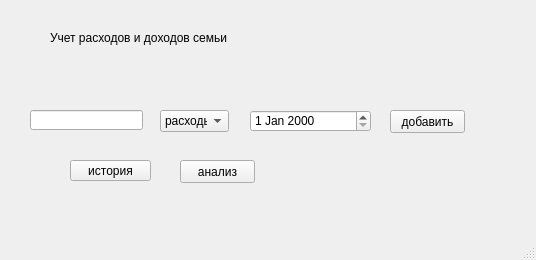
<?xml version="1.0" encoding="UTF-8"?>
<ui version="4.0">
 <class>MainWindow</class>
 <widget class="QMainWindow" name="MainWindow">
  <property name="geometry">
   <rect>
    <x>0</x>
    <y>0</y>
    <width>536</width>
    <height>260</height>
   </rect>
  </property>
  <property name="windowTitle">
   <string>MainWindow</string>
  </property>
  <widget class="QWidget" name="centralwidget">
   <widget class="QLineEdit" name="input_field">
    <property name="geometry">
     <rect>
      <x>30</x>
      <y>110</y>
      <width>113</width>
      <height>20</height>
     </rect>
    </property>
   </widget>
   <widget class="QComboBox" name="list_widget">
    <property name="geometry">
     <rect>
      <x>160</x>
      <y>110</y>
      <width>69</width>
      <height>22</height>
     </rect>
    </property>
    <item>
     <property name="text">
      <string>расходы</string>
     </property>
    </item>
    <item>
     <property name="text">
      <string>доходы</string>
     </property>
    </item>
   </widget>
   <widget class="QDateEdit" name="date_edit">
    <property name="geometry">
     <rect>
      <x>250</x>
      <y>110</y>
      <width>121</width>
      <height>22</height>
     </rect>
    </property>
   </widget>
   <widget class="QLabel" name="title_main">
    <property name="geometry">
     <rect>
      <x>50</x>
      <y>30</y>
      <width>201</width>
      <height>16</height>
     </rect>
    </property>
    <property name="text">
     <string>Учет расходов и доходов семьи</string>
    </property>
   </widget>
   <widget class="QPushButton" name="push_to_csv">
    <property name="geometry">
     <rect>
      <x>390</x>
      <y>110</y>
      <width>75</width>
      <height>23</height>
     </rect>
    </property>
    <property name="text">
     <string>добавить</string>
    </property>
   </widget>
   <widget class="QPushButton" name="but_hist">
    <property name="geometry">
     <rect>
      <x>70</x>
      <y>160</y>
      <width>81</width>
      <height>21</height>
     </rect>
    </property>
    <property name="text">
     <string>история</string>
    </property>
   </widget>
   <widget class="QPushButton" name="but_anal">
    <property name="geometry">
     <rect>
      <x>180</x>
      <y>160</y>
      <width>75</width>
      <height>23</height>
     </rect>
    </property>
    <property name="text">
     <string>анализ</string>
    </property>
   </widget>
  </widget>
  <widget class="QMenuBar" name="menubar">
   <property name="geometry">
    <rect>
     <x>0</x>
     <y>0</y>
     <width>536</width>
     <height>21</height>
    </rect>
   </property>
  </widget>
  <widget class="QStatusBar" name="statusbar"/>
 </widget>
 <resources/>
 <connections/>
</ui>
